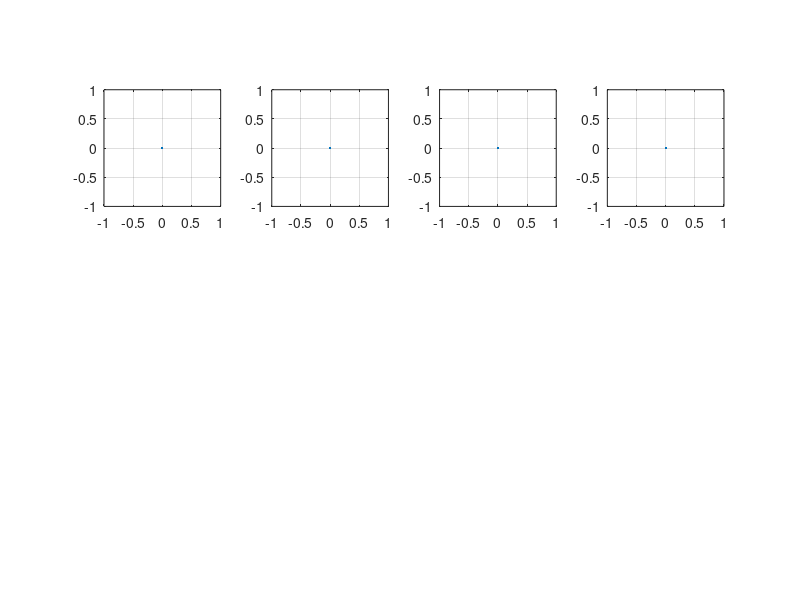

Source code (MATLAB): (Note: this script raises an error after producing the figure.)
clear all
close all
clc


warning('off')

FontSize = 20;
LineWidth = 5;
MarkerSize = 20;
colors = [255 44 121 ; 29 190 185 ; 167 48 220 ; 0 114 189 ; 241 90 41]/255;





figure('Position',[100 100 1200 600])
for i = 1:4
    subplot(2,4,i)
    plot(0,0)
    hold on
    axis square
    grid on
end



xi = linspace(0,1,1e3);
N  = 6;
N_step = 10;
step = [0:N_step]*5;


py3 = [0.02 0.1 0.1];
pz3 = [0.2 0.05 0.15];



% FIRST
[Q R] = find_QR(py3(1),pz3(1),N);
qi = interp1([0:2:2^N]/2^N,Q(N,:),xi);
ri = interp1([0:2:2^N]/2^N,R(N,:),xi);
Qi = qi/trapz(xi,qi);
Ri = ri/trapz(xi,ri);
EQ(1) = 0;
ER(1) = 1;
for j = 2:N_step+1
    EQ(j) = mean(xi.*(EQ(j-1)*Ri + (1-EQ(j-1))*Qi));
    ER(j) = mean(xi.*(ER(j-1)*Ri + (1-ER(j-1))*Qi));
end

subplot(2,4,1)
plot(100*xi,Qi,'Color',colors(1,:),'LineWidth',LineWidth)

subplot(2,4,2)
plot(100*xi,Ri,'Color',colors(1,:),'LineWidth',LineWidth)

subplot(2,4,3)
plot(step,100*EQ,'Color',colors(1,:),'LineWidth',LineWidth)

subplot(2,4,4)
plot(step,100*ER,'Color',colors(1,:),'LineWidth',LineWidth)



% SECOND
[Q R] = find_QR(py3(2),pz3(2),N);
qi = interp1([0:2:2^N]/2^N,Q(N,:),xi);
ri = interp1([0:2:2^N]/2^N,R(N,:),xi);
Qi = qi/trapz(xi,qi);
Ri = ri/trapz(xi,ri);
EQ(1) = 0;
ER(1) = 1;
for j = 2:N_step+1
    EQ(j) = mean(xi.*(EQ(j-1)*Ri + (1-EQ(j-1))*Qi));
    ER(j) = mean(xi.*(ER(j-1)*Ri + (1-ER(j-1))*Qi));
end

subplot(2,4,1)
plot(100*xi,Qi,'Color',colors(2,:),'LineWidth',LineWidth)

subplot(2,4,2)
plot(100*xi,Ri,'Color',colors(2,:),'LineWidth',LineWidth)

subplot(2,4,3)
plot(step,100*EQ,'Color',colors(2,:),'LineWidth',LineWidth)

subplot(2,4,4)
plot(step,100*ER,'Color',colors(2,:),'LineWidth',LineWidth)


% THIRD
[Q R] = find_QR(py3(3),pz3(3),N);
qi = interp1([0:2:2^N]/2^N,Q(N,:),xi);
ri = interp1([0:2:2^N]/2^N,R(N,:),xi);
Qi = qi/trapz(xi,qi);
Ri = ri/trapz(xi,ri);
EQ(1) = 0;
ER(1) = 1;
for j = 2:N_step+1
    EQ(j) = mean(xi.*(EQ(j-1)*Ri + (1-EQ(j-1))*Qi));
    ER(j) = mean(xi.*(ER(j-1)*Ri + (1-ER(j-1))*Qi));
end

subplot(2,4,1)
plot(100*xi,Qi,'Color',colors(3,:),'LineWidth',LineWidth)

subplot(2,4,2)
plot(100*xi,Ri,'Color',colors(3,:),'LineWidth',LineWidth)

subplot(2,4,3)
plot(step,100*EQ,'Color',colors(3,:),'LineWidth',LineWidth)

subplot(2,4,4)
plot(step,100*ER,'Color',colors(3,:),'LineWidth',LineWidth)





load ET.mat





subplot(2,4,1)
xlabel('y_i (%)')
ylabel('q_i(y_i)')
title('Y_0 = 0')
ylim([0 10])
set(gca,'XTick',[0:25:100],'XTickLabel',{0 '' '' '' 100},'YTick',[0:2:10],'YTickLabel',{0 '' '' '' '' 10})

subplot(2,4,2)
xlabel('y_i (%)')
ylabel('r_i(y_i)')
title('Y_0 = 1')
ylim([0 10])
set(gca,'XTick',[0:25:100],'XTickLabel',{0 '' '' '' 100},'YTick',[0:2:10],'YTickLabel',{0 '' '' '' '' 10})

subplot(2,4,3)
xlabel('generation')
ylabel('mean Y_i (%)')
title('Y_0 = 0')
ylim([0 100])
set(gca,'XTick',[0:10:50],'XTickLabel',{0 '' '' '' '' 50},'YTick',[0:25:100],'YTickLabel',{0 '' '' '' 100})

subplot(2,4,4)
xlabel('generation')
ylabel('mean Y_i (%)')
title('Y_0 = 1')
ylim([0 100])
set(gca,'XTick',[0:10:50],'XTickLabel',{0 '' '' '' '' 50},'YTick',[0:25:100],'YTickLabel',{0 '' '' '' 100})






ax = subplot(2,4,5);
[C1,h1] = contourf(Py,Pz,100*EQ,100*[0:0.1:1],'EdgeColor','none');  
title('Y_0 = 0')

ax = subplot(2,4,6);
[C2,h2] = contourf(Py,Pz,100*ER,100*[0:0.1:1],'EdgeColor','none');
title('Y_0 = 1')

ax = subplot(2,4,7);
[C3,h3] = contourf(Py,Pz,TQ,[0:10:100],'EdgeColor','none');
title('Y_0 = 0')

ax = subplot(2,4,8);
[C4,h4] = contourf(Py,Pz,TR,[0:10:100],'EdgeColor','none');
title('Y_0 = 1')

for i = 5:8
    ax = subplot(2,4,i);
    hold on
    colormap(ax,othercolor('Blues9'))
    for j = 1:3
       plot(py3(j),pz3(j),'.','Color',colors(j,:),'MarkerSize',MarkerSize) 
    end
    axis square
    grid on
    xlabel('p_y')
    ylabel('p_z')
    xlim([0 0.25])
    ylim([0 0.25])
    set(gca,'XTick',[0:0.05:0.25],'XTickLabel',{0 '' '' '' '' 0.25},'YTick',[0:0.05:0.25],'YTickLabel',{0 '' '' '' '' 0.25})

end  

set(findall(gcf,'-property','FontSize'),'FontSize',FontSize)




clabel(C1,h1,'manual','Rotation',0)
clabel(C2,h2,'manual','Rotation',0)
clabel(C3,h3,'manual','Rotation',0)
clabel(C4,h4,'manual','Rotation',0)


set(gcf,'renderer','Painters')